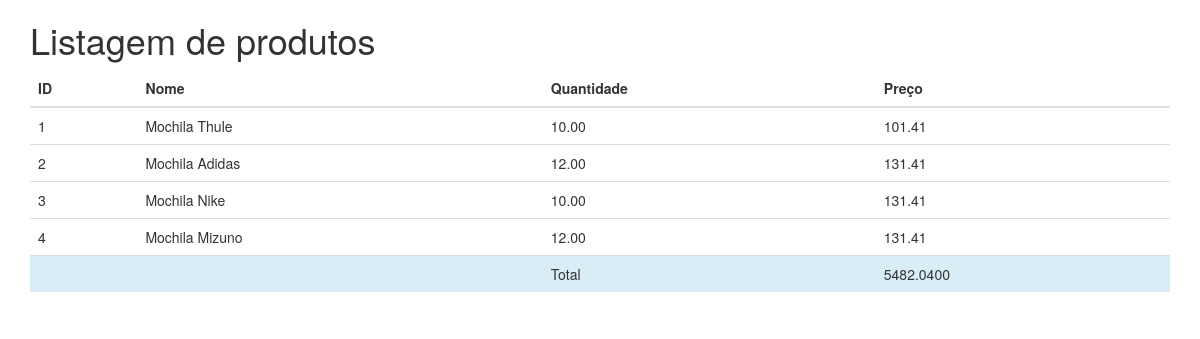
The page / on the database its author committed.
### tables this page shows
CREATE TABLE `products` (
  `id` int unsigned NOT NULL AUTO_INCREMENT,
  `name` varchar(200) NOT NULL,
  `quantity` decimal(7,2) NOT NULL,
  `price` decimal(7,2) NOT NULL,
  PRIMARY KEY (`id`)
);

### Connection.php (called while the page is built)
<?php
class Connection
{
  private static $pdo;
  public static function connect()
  {
    if (self::$pdo == null) {
      try {
        self::$pdo = new PDO('mysql:host=localhost;dbname=testetezus', 'root', '1z2x3c4v7777');
        self::$pdo->setAttribute(PDO::ATTR_ERRMODE, PDO::ERRMODE_EXCEPTION);
      } catch (Exception $e) {
        echo ('<p class="text-danger">ERRO AO CONECTAR NO BANCO DE DADOS PRESSIONE F5</p>');
      }
    }
    return self::$pdo;
  }
}

### index.php (the view, shortened to what this page needs)
<?php
require_once('Connection.php');
$conn = new Connection;
$sql = "SELECT id, name, quantity, price FROM products";
$result = $conn -> connect()->prepare($sql);
$result -> execute();
$sql = "SELECT id, SUM(quantity * price) AS total FROM products";
$somatotal = $conn -> connect() -> prepare($sql);
$somatotal -> execute();
?>
<!DOCTYPE html>
<html lang="pt">
<head>
  <link rel="stylesheet" href="https://maxcdn.bootstrapcdn.com/bootstrap/3.3.7/css/bootstrap.min.css">
</head>
<body>
  <div class="container">
    <h1>Listagem de produtos</h1>
    <table class="table">
      <thead>
        <tr>
          <th scope="col">ID</th>
          <th scope="col">Nome</th>
          <th scope="col">Quantidade</th>
          <th scope="col">Preço</th>
        </tr>
      </thead>
      <tbody>
        <?php
        if ($result -> rowCount() > 0){
          while ($row = $result -> fetch(PDO::FETCH_ASSOC)){
              echo "<tr>";
                  echo "<td>" . $row["id"];
                  echo "<td>" . $row["name"];
                  echo "<td>" . $row["quantity"];
                  echo "<td>" . $row["price"];
          }
        }
      else {
          echo "0 results found";
      }
        ?>
      </tbody>
      <tfoot class="bg-info">
        <tr class="table-dark">
          <td></td>
          <td></td>
          <td>Total</td>
          <?php
          if ($somatotal -> rowCount() > 0){
            $row = $somatotal -> fetch(PDO::FETCH_ASSOC);
                echo "<td>".$row['total'] ."</td>";
          }
          ?>
        </tr>
      </tfoot>
    </table>
  </div>
</body>
</html>

### rows shown on the page
products: id "1", name "Mochila Thule", quantity "10.00", price "101.41"
products: id "2", name "Mochila Adidas", quantity "12.00", price "131.41"
products: id "3", name "Mochila Nike", quantity "10.00", price "131.41"
products: id "4", name "Mochila Mizuno", quantity "12.00", price "131.41"

### other values the page prints
$row['total'] "5482.0400"
